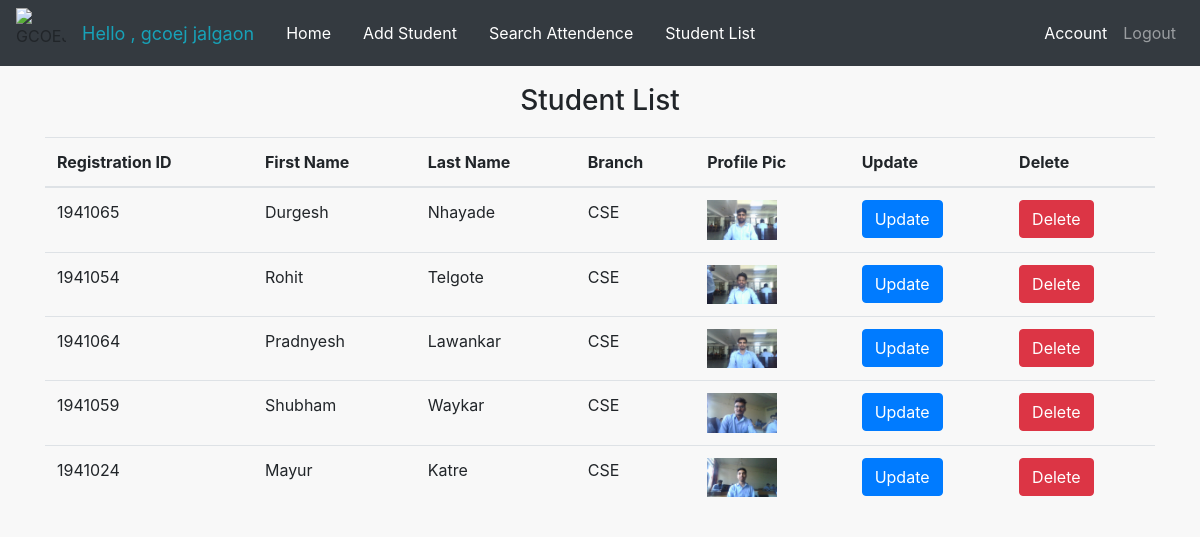
The app's page /students/ (signed in) with its own data.
### attendence_sys/models.py (models this page shows, shortened)
class Faculty(models.Model):
    user = models.OneToOneField(User, null = True, blank = True, on_delete= models.CASCADE)
    firstname = models.CharField(max_length=200, null=True, blank=True)
    lastname = models.CharField(max_length=200, null=True, blank=True)
    phone = models.CharField(max_length=200, null=True)
    email = models.CharField(max_length=200, null=True)
    profile_pic = models.ImageField(upload_to=user_directory_path ,null=True, blank=True)
    def __str__(self):
        return str(self.firstname + " " + self.lastname)

class Student(models.Model):
    BRANCH = (
        ('CSE','CSE'),
        ('IT','IT'),
        ('ECE','ECE'),
        ('CHEM','CHEM'),
        ('MECH','MECH'),
        ('EEE','EEE'),
    )
    YEAR = (
        ('1','1'),
        ('2','2'),
        ('3','3'),
        ('4','4'),
    )
    SECTION = (
        ('A','A'),
        ('B','B'),
        ('C','C'),
    )
    firstname = models.CharField(max_length=200, null=True, blank=True)
    lastname = models.CharField(max_length=200, null=True, blank=True)
    registration_id = models.CharField(max_length=200, null=True)
    branch = models.CharField(max_length=100, null=True, choices=BRANCH)
    year = models.CharField(max_length=100, null=True, choices=YEAR)
    section = models.CharField(max_length=100, null=True, choices=SECTION)
    profile_pic = models.ImageField(upload_to=student_directory_path ,null=True, blank=True)

### attendence_sys/views.py (the view)
# urls.py: path('students/', StudentListView.as_view(), name='student_list'),
class StudentListView(ListView):
    model = Student
    template_name = 'student_list.html'
    context_object_name = 'students'

### attendence_sys/templates/attendence_sys/student_list.html (shortened to what this page needs)
{% extends 'attendence_sys/main.html' %}
{% block content %}
    <div class="container">
        <div>
            <h3 style="text-align: center; padding-top: 10px;">Student List</h3>
            <table class="table" style="margin-top: 20px;">
                <thead>
                    <tr>
                        <th>Registration ID</th>
                        <th>First Name</th>
                        <th>Last Name</th>
                        <th>Branch</th>
                        <th>Profile Pic</th>
                        <th>Update</th>
                        <th>Delete</th>
                    </tr>
                </thead>
                <tbody>
                    {% for student in students %}
                        <tr>
                            <td>{{ student.registration_id }}</td>
                            <td>{{ student.firstname }}</td>
                            <td>{{ student.lastname }}</td>
                            <td>{{ student.branch }}</td>
                            <td>
                                <img src="{{ student.profile_pic.url }}" alt="Profile Picture" width="70" >
                            </td>
                            <td>
                                <form action="{% url 'updateStudent' student.registration_id %}" method="POST"
                                    enctype="multipart/form-data">
                                    <button type="submit" class="btn btn-primary">Update</button>
                                </form>
                            </td>
                            <td>
                                <form method="post" action="{% url 'delete_student' student.registration_id %}">
                                    <button type="submit" class="btn btn-danger">Delete</button>
                                </form>
                            </td>
                        </tr>
                    {% endfor %}
                </tbody>
            </table>
        </div>
    </div>
{% endblock %}

### attendence_sys/templates/attendence_sys/navbar.html (shortened to what this page needs)
{% load static %}
<nav class="navbar navbar-expand-lg navbar-dark fixed-top bg-dark">
 <img src="/static/images/logo (2).png"   alt="GCOEJ" height="50px" width="50px">
 <span class="nav-link"  id="ooo" >Hello , {{ request.user.faculty }}</span>
  <a href="{% url 'home' %}" class="nav-link" style="color:white  ;">Home</a>
  <a class="nav-link"  href="http://127.0.0.1:8000/add_student/" style="color: #fff;">Add Student </a>
  <a class="nav-link"  href="http://127.0.0.1:8000/searchattendence/" style="color: #fff;">Search Attendence </a>
  <a class="nav-link"  href="http://127.0.0.1:8000/students/" style="color: #fff;">Student List </a>
  <div class="collapse navbar-collapse" id="navbarNav">
    <ul class="navbar-nav ml-auto">
      <li class="nav-item">
        <a class="nav-link" href="http://127.0.0.1:8000/admin" style="color:white  ;">Account</a>
      </li>
      <li>
        <a class="nav-link" href="{% url 'logout' %}">Logout</a>
      </li>
    </ul>
  </div>
</nav>

### attendence_sys/templates/attendence_sys/navbar.html (style rules this page uses)
#ooo { color: #17A2B8; text-align: left; font-size: large; }

### attendence_sys/templates/attendence_sys/student_list.html (style rules this page uses)
body { background-image: none !important; background-color: #F8F8F8; }

### records on screen
Student: registration_id "1941065", firstname "Durgesh", lastname "Nhayade", branch "CSE", profile_pic (picture)
Student: registration_id "1941054", firstname "Rohit", lastname "Telgote", branch "CSE", profile_pic (picture)
Student: registration_id "1941064", firstname "Pradnyesh", lastname "Lawankar", branch "CSE", profile_pic (picture)
Student: registration_id "1941059", firstname "Shubham", lastname "Waykar", branch "CSE", profile_pic (picture)
Student: registration_id "1941024", firstname "Mayur", lastname "Katre", branch "CSE", profile_pic (picture)

### other values on screen
{{ request.user.faculty }} "gcoej jalgaon"
